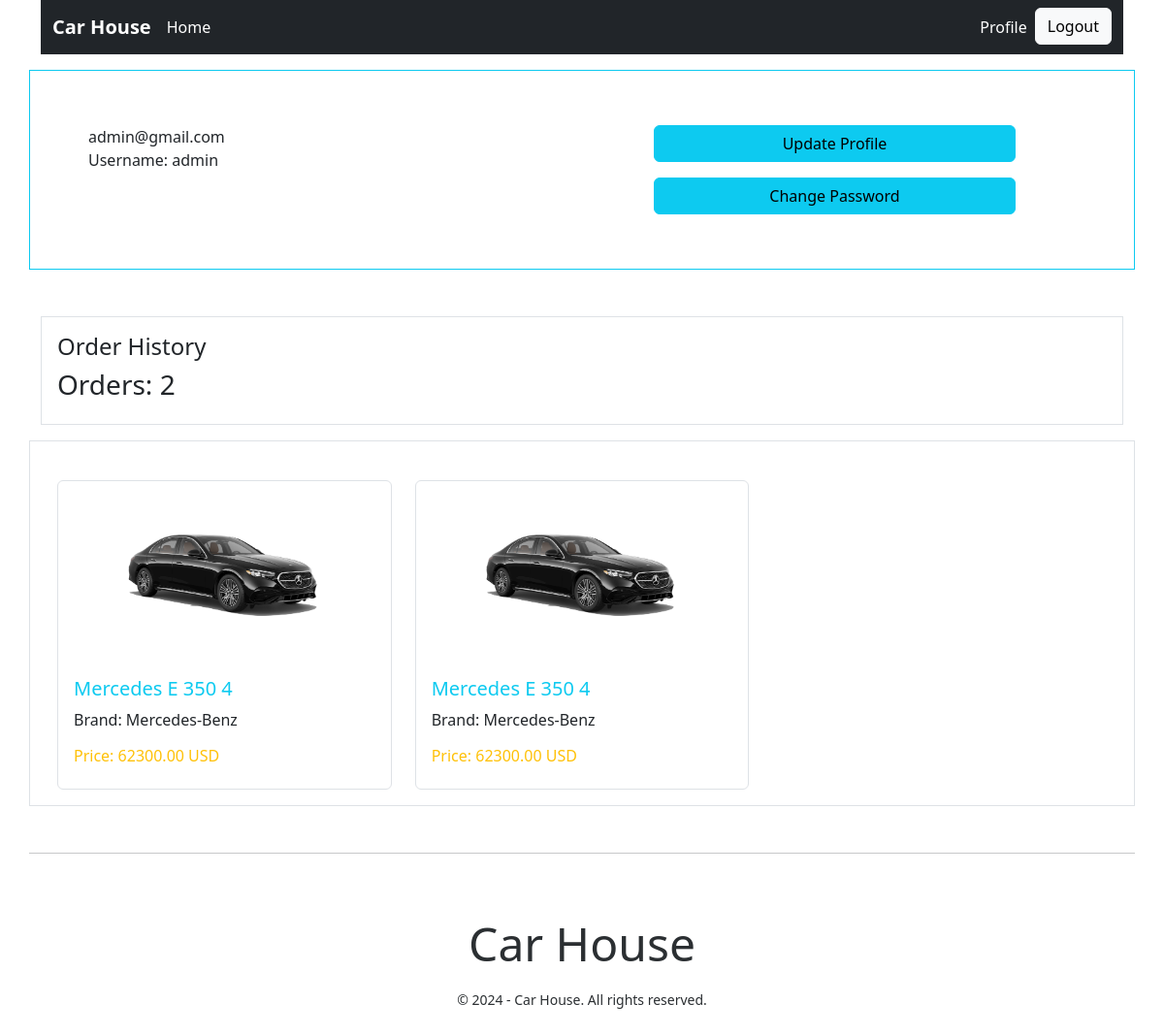
The page /users/profile/ (signed in) on the database its author committed.
### users/models.py (models this page shows)
class Order(models.Model):
    car = models.ForeignKey(Car, on_delete=models.CASCADE)
    buyer = models.ForeignKey(User, on_delete=models.CASCADE, related_name='orders')

### cars/models.py (models this page shows, shortened)
class Car(models.Model):
    name = models.CharField(max_length=255)
    brand = models.ForeignKey(Brand, on_delete=models.CASCADE)
    model = models.CharField(max_length=50)
    price = models.DecimalField(max_digits=8, decimal_places=2)
    quantity = models.PositiveIntegerField(default=1)
    image = models.ImageField(upload_to='cars/upload/', blank=True, null=True)
    description = models.TextField(blank=True, null=True)

### brand/models.py (models this page shows)
class Brand(models.Model):
    name = models.CharField(max_length=100)
    description = models.TextField(blank=True, null=True)
    slug = models.SlugField()
    def __str__(self):
        return self.name

### users/views.py (the view)
# urls.py: path('profile/', views.user_profile, name="profile"),
@login_required(login_url="login")
def user_profile(request):
    user = request.user
    context = {
        "user": user,
    }
    return render(request, "profile.html", context)

### users/templates/profile.html (shortened to what this page needs)
{% extends "base.html" %}
{% block content  %}
<div class="mt-3">
    <div class="border border-info p-5 row">
        <div class="col-md-6">
            <p class="">{{user.email}} <br>
                Username: {{user.username}}
            </p>
        </div>
        <div class="col-md-6 m-auto text-center">
            <a class="btn btn-info m-2 w-75" href="{% url "update_profile" %}">Update Profile</a>
            <br>
            <a class="btn btn-info m-2 w-75" href="{% url "change_password" %}">Change Password</a>
        </div>
    </div>
    <div class="mt-5" >
        <div class="border p-3">
            <h4>Order History </h4>
        <h3>Orders: {{user.orders.all.count}}</h3>
        </div>
        <div class="row row-cols-1 row-cols-md-3 g-4 mt-3 border p-3">
            {% for order in user.orders.all %}
                <div class="col">
                    <div class="card border">
                        <img src="{{order.car.image.url}}" class="card-img-top " alt="...">
                        <div class="card-body text-white">
                            <h5 class="card-title text-info">{{order.car.name}}</h5>
                            <p class="text-dark">Brand: {{order.car.brand}}</p>
                            <h6 class="text-warning">Price: {{order.car.price}} USD</h6>
                        </div>
                    </div>
                </div>
            {% endfor %}
        </div>
    </div>
</div>
{% endblock content  %}

### rows shown on the page
Order: car.image (picture), car.name "Mercedes E 350 4", car.brand "Mercedes-Benz", car.price "62300.00"
Order: car.image (picture), car.name "Mercedes E 350 4", car.brand "Mercedes-Benz", car.price "62300.00"

### other values the page prints
{{ user.email }} "admin@gmail.com"
{{ user.username }} "admin"
{{ user.orders.all.count }} "2"
